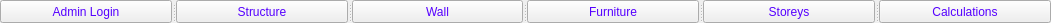
   <widget class="QSplitter" name="splitter_5">
    <property name="geometry">
     <rect>
      <x>21</x>
      <y>91</y>
      <width>1051</width>
      <height>23</height>
     </rect>
    </property>
    <property name="orientation">
     <enum>Qt::Horizontal</enum>
    </property>
    <widget class="QPushButton" name="PBHome">
     <property name="styleSheet">
      <string notr="true">color:rgb(85, 0, 255)</string>
     </property>
     <property name="text">
      <string>Admin Login</string>
     </property>
    </widget>
    <widget class="QPushButton" name="PBStruct">
     <property name="styleSheet">
      <string notr="true">color:rgb(85, 0, 255)</string>
     </property>
     <property name="text">
      <string>Structure</string>
     </property>
    </widget>
    <widget class="QPushButton" name="PBWall">
     <property name="styleSheet">
      <string notr="true">color:rgb(85, 0, 255)</string>
     </property>
     <property name="text">
      <string>Wall</string>
     </property>
    </widget>
    <widget class="QPushButton" name="PBFrn">
     <property name="styleSheet">
      <string notr="true">color:rgb(85, 0, 255)</string>
     </property>
     <property name="text">
      <string>Furniture</string>
     </property>
    </widget>
    <widget class="QPushButton" name="PBSt">
     <property name="styleSheet">
      <string notr="true">color:rgb(85, 0, 255)</string>
     </property>
     <property name="text">
      <string>Storeys</string>
     </property>
    </widget>
    <widget class="QPushButton" name="PBSt_2">
     <property name="styleSheet">
      <string notr="true">color:rgb(85, 0, 255)</string>
     </property>
     <property name="text">
      <string>Calculations</string>
     </property>
    </widget>
   </widget>
